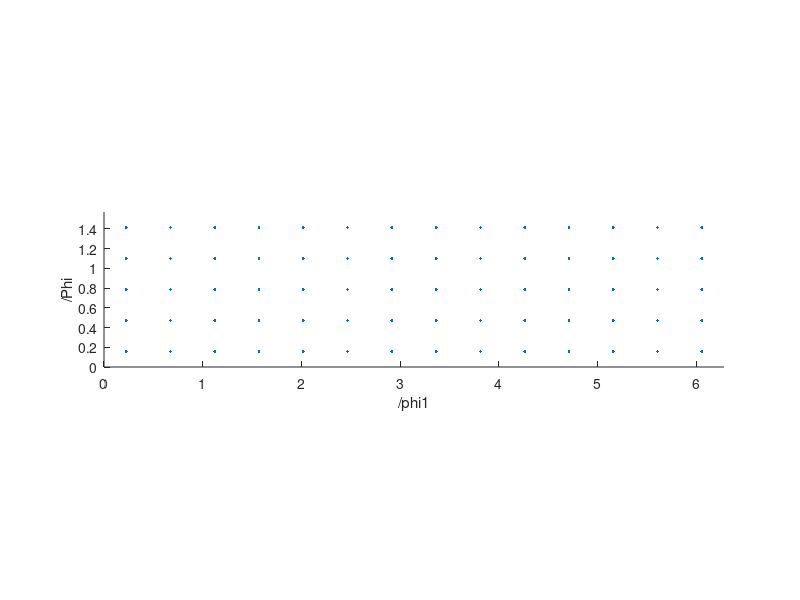
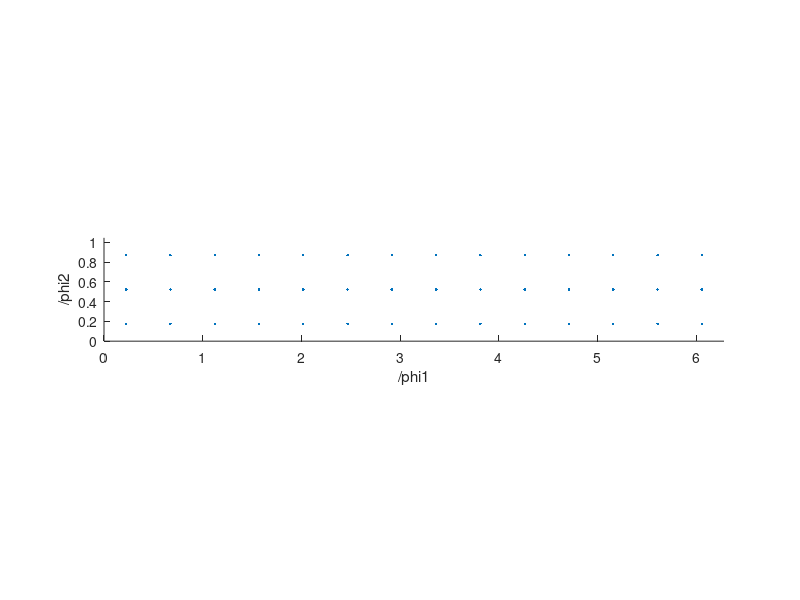

Here is the MATLAB script that generated these plots, in order: (Note: this script raises an error after producing the figures.)
%% Prepare GSH Coefficients for the optimization
% Noah Paulson, Dipen Patel 2014-10-17
%
% Select orientations from the Hexagonal-Triclinic fundamental zone and
% generate the set of GSH coefficients which each represent the ODF
% function for a single orientation.

%% Orientation Selection

% v_phi1,V_phi,v_phi2: vectors which discretize the hexagonal fundamental
% zone into a number of orienations
phi1max = 2*pi();
v_phi1 = linspace(0,phi1max,15);
v_phi1 = 0.5*(v_phi1(2) - v_phi1(1)) + v_phi1(1:end-1);

Phimax = pi()/2;
v_Phi = linspace(0,Phimax,6);
v_Phi = 0.5*(v_Phi(2) - v_Phi(1)) + v_Phi(1:end-1);

phi2max = pi()/3;
v_phi2 = linspace(0,phi2max,4);
v_phi2 = 0.5*(v_phi2(2) - v_phi2(1)) + v_phi2(1:end-1);

[X,Y,Z] = meshgrid(v_phi1,v_Phi,v_phi2);

% ori: array containing bunge-euler angles for all trial orientations
ori = [X(:), Y(:), Z(:)];

% plot the selected orientations for phi1 vs. Phi and Phi vs. phi2
close('all')

figure(1)
scatter(ori(:,1),ori(:,2),'.')
xlabel /phi1 ; ylabel /Phi; axis equal;
axis([0 phi1max 0 Phimax])

figure(2)
scatter(ori(:,1),ori(:,3),'.')
xlabel /phi1 ; ylabel /phi2; axis equal;
axis([0 phi1max 0 phi2max])

% ori_len: number of trial orientations
N = length(ori(:,1));

%% Read OIM coefficient file

fileID = fopen('OIM_coeff_L07.txt','r');
formatSpec = '%d %d %d %f %f';
sizeA = [5, inf];
A = fscanf(fileID,formatSpec,sizeA)';

%% Regression

% ocf: number of coefficients from the original ODF harmonic description
ocf = 56;

% lvec: vector containing the sequence of l-numbers from 0 to L
lvec = A(:,1);

% w: "half width of the gaussian peak located at the orientation g_i" OIM
% software (is this the same as the Gaussian Smoothing angle?)
w = 5 * (pi()/180);

% Y_coeff: vector of the coefficients used
Y_coeff = A(:,4) + A(:,5)*1i;

X_coeff = zeros(ocf, N);

for ii = 1:N
    
    gsh_res = gsh_hcp_tri_L_7(ori(ii,1),ori(ii,2),ori(ii,3))';
    
    for jj = 1:length(gsh_res)

        l = lvec(jj);

        K = (exp(-0.25*(l^2)*(w^2))-exp(-0.25*((l+1)^2)*(w^2)))/(1-exp(-0.25*w^2));
        
        X_coeff(jj,ii) = (2*l+1)*K*gsh_res(jj);
%         X_coeff(jj,ii) = gsh_res(jj);

    end
end

save orientations.mat ori % Save array of the orientations used in the optimization
save X_coeff.mat X_coeff % Corresponding GSH basis function evaluated at discrete orientation
save Y_coeff.mat Y_coeff % Target ODF